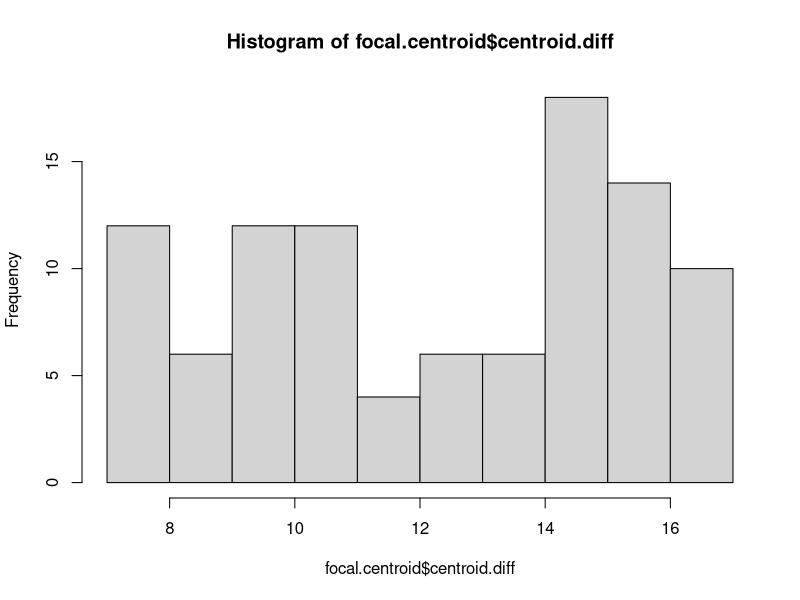
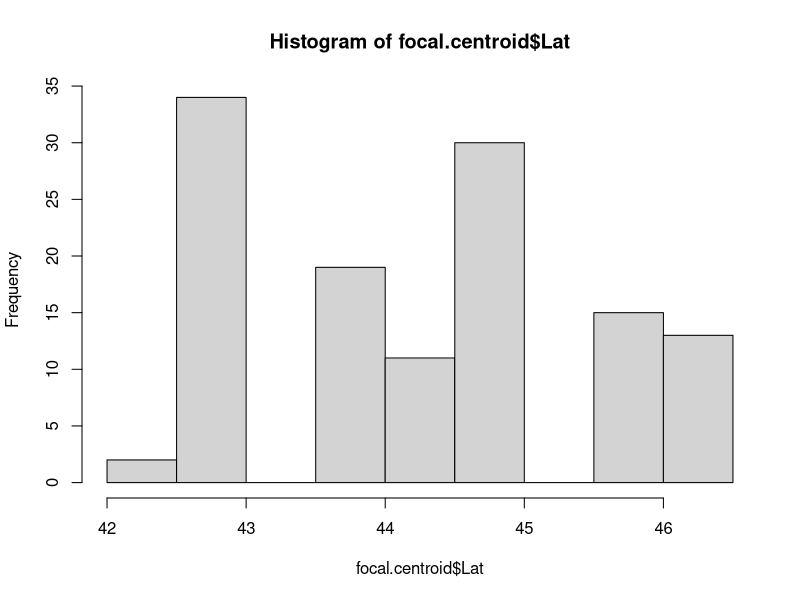

The R source for these figures, in order:
## source code for Fig. 2 Basal Area vs. Competition Index

centroid <- read.csv("centroid_data.csv")
centroid$sp = c("ACEPEN", "BETPAP", "CORALT", "FAGGRA", "HAMVIR")
centroid <- subset(centroid, select = c("sp","minLat", "maxLat", "midLat", "minTemp", "maxTemp", "midTemp", 
                                        "minPrec", "maxPrec", "midPrec"))

focal <- read.csv("focal.species.dbh.csv")
names(focal)
focal$Height <- NULL
focal$DBH <- NULL

lat.long <- read.csv("DBH.Lat.Long.csv")
lat.long <- subset(lat.long, select = c("Individual", "DBH", "Height", "Lat", "Long"))

focal <- merge(lat.long, focal, by = "Individual")
names(focal)

focal$DBH[focal$DBH == "less.than.1"] = 0.5 # make all less.than.1 into .5
focal$DBH[focal$DBH == "less.than.1"] = 0.5 # make all less.than.1 into .5
focal$DBH[focal$DBH == "less.than.2"] = 1 # make all <2 measures into 1

other.dbh <- read.csv("all.species.dbh.csv")

# merge datasets -- NAs appearing in CORALTs so check this
setdiff(unique(other.dbh$Individual), unique(focal$Individual))
all.dbh <- merge(focal, other.dbh, by = "Individual", all.x = TRUE, all.y = TRUE, suffixes = c(".focal", ".other"))

head(all.dbh)

#index
all.dbh[which(is.na(all.dbh$DBH.focal) == TRUE), ]

# Clean up DBH measures
all.dbh$DBH.other <- as.character(all.dbh$DBH.other) # convert from factor to character
all.dbh$DBH.focal <- as.character(all.dbh$DBH.focal)

all.dbh$DBH.other[all.dbh$DBH.other == "less.than.1"] = 0.5 # make all less.than.1 into .5
all.dbh$DBH.focal[all.dbh$DBH.focal == "less.than.1"] = 0.5 # make all less.than.1 into .5
all.dbh$DBH.other[all.dbh$DBH.other == "less.than.2"] = 1 # make all <2 measures into 1

all.dbh$DBH.other <- as.numeric(as.character(all.dbh$DBH.other))
all.dbh$DBH.focal <- as.numeric(as.character(all.dbh$DBH.focal))# convert from factor to numeric

summary(all.dbh$DBH.other) # should not be any NA

# say whether focal DBH is smaller than competing individual
all.dbh["greater"] <- all.dbh$DBH.focal < all.dbh$DBH.other
#View(all.dbh)

# filter  data so only individiuals with DBHs greater than the focal DBH exist
compet <- all.dbh[which(all.dbh$DBH.other > all.dbh$DBH.focal),]

dim(all.dbh[which(all.dbh$greater == TRUE) ,])

# separate out same species to measure intra-specific competition
compet$sp = substr(compet$Individual, 1, 6)
compet$intra.sp <- compet$Comp.Species == compet$sp
head(compet)
intra.compet <- compet[which(compet$intra.sp == TRUE & compet$DBH.focal < compet$DBH.other),]
intra.compet$BA = .5*pi*(intra.compet$DBH.other)^2
intra.compet$fBA = .5*pi*(intra.compet$DBH.focal)^2
intra.comp.BA <- data.frame(tapply(intra.compet$BA, intra.compet$Individual, sum))

# create basal area variables of only those individuals
compet$BA = .5*pi*(compet$DBH.other)^2
compet$fBA = .5*pi*(compet$DBH.focal)^2

# sum the basal area for each individual

# This is very problematic... made a 'numeric' data frame composed of just the level values
# focal["competing.BA"] <- data.frame(tapply(compet$BA, compet$Individual, sum))
# This is what you wanted to do
# focal <- data.frame(focal, competing.BA = tapply(compet$BA, compet$Individual, sum))

sum.BA <- tapply(compet$BA, compet$Individual, sum)
sum.BA.df <- data.frame(Individual = names(sum.BA), sum.BA = sum.BA)
focal.ba <- merge(focal, sum.BA.df, by = "Individual", all.y = TRUE, all.x = TRUE)
focal.ba$DBH = as.numeric(focal.ba$DBH)
focal.ba$BA = .5*pi*(focal.ba$DBH)^2
class(focal.ba$DBH)
head(focal.ba)

focal.ba$log.cBA = log(focal.ba$sum.BA) # what are NAs from? Some have no competing BA values apparently
focal.ba$relative.BA = focal.ba$BA / focal.ba$sum.BA
head(focal.ba)

# create new species variable
focal.ba$sp = substr(focal.ba$Individual, 1, 6)

# merge focal.ba with centroid data
focal.centroid <- merge(focal.ba, centroid, by = "sp", all.x = TRUE, all.y = TRUE)

# create new variable with difference between centroid and latitude of site
focal.centroid$centroid.diff = focal.centroid$Lat - focal.centroid$minLat
hist(focal.centroid$centroid.diff)
hist(focal.centroid$Lat)

# subset by species for graphing/modeling purposes
coralt <- focal.centroid[focal.centroid$sp == "CORALT",]
hamvir <- focal.centroid[focal.centroid$sp == "HAMVIR",]
sorame <- focal.centroid[focal.centroid$sp == "SORAME",]
acepen <- focal.centroid[focal.centroid$sp == "ACEPEN",]
focal.small <- rbind(coralt, sorame, hamvir, acepen)

betpap <- focal.centroid[focal.centroid$sp == "BETPAP",]
faggra <- focal.centroid[focal.centroid$sp == "FAGGRA",]
quealb <- focal.centroid[focal$sp == "QUEALB",]
focal.large <- rbind(betpap, faggra, quealb)


# ignore extra large DBH for FAGGUS value
focal.centroid <- focal.centroid[-which(focal.centroid$sp == "FAGGRA" & focal.centroid$sum.BA > 20000),] 

# ignore QUEALB for graphing purposes
focal.centroid <- focal.centroid[-which(focal.centroid$sp == "QUEALB"),]
